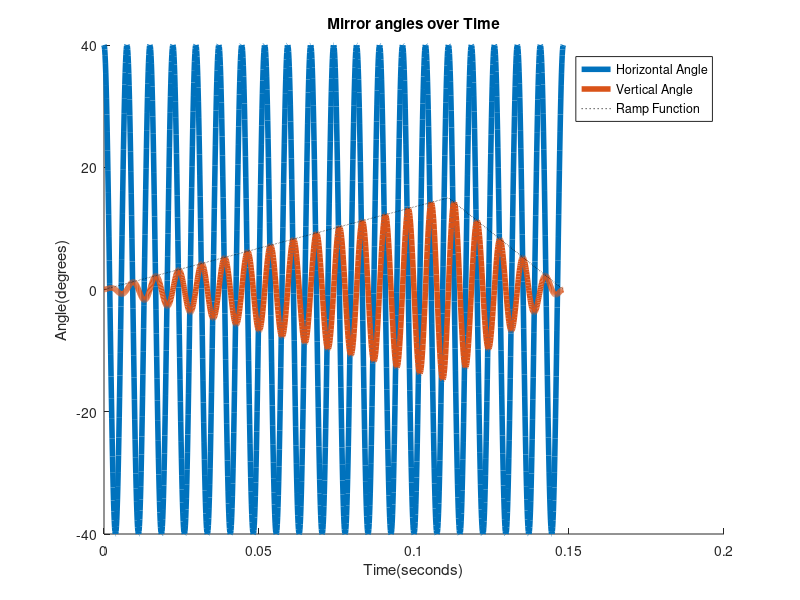
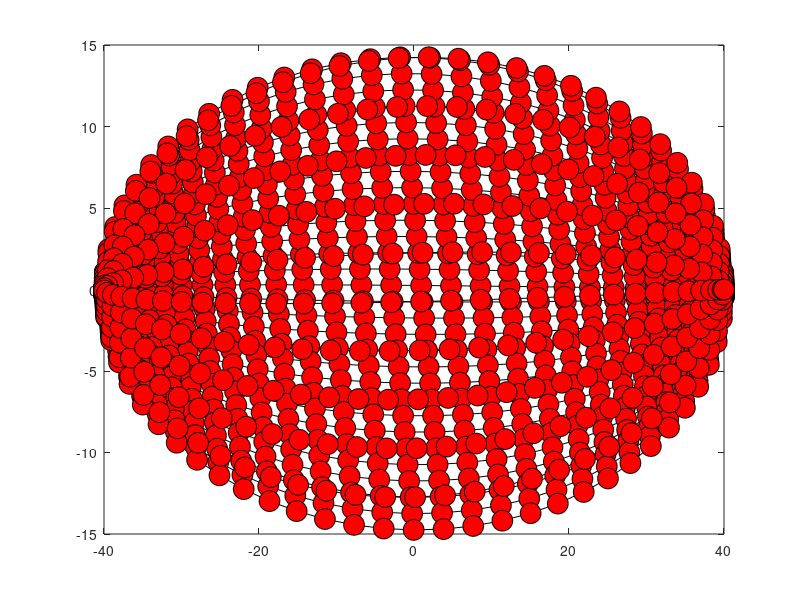

Source code (MATLAB) for these figures, in order: (Note: this script raises an error after producing the figures.)
clear; clc;
%%%%%%%%%%%%%%%%%%%%%%%%%%%%%%%%%%
% Variables that I think are set %
%%%%%%%%%%%%%%%%%%%%%%%%%%%%%%%%%%
natFreq = 270; % Hz
natT = 1/natFreq; % s, period
% This is the natural frequency or eigenfrequency for both of the mems
% mirrors.  It appears that the actual frequency of the mirrors are an
% integer multiple of the eigenfrequency






%%%%%%%%%%%%%%%%%%%%%%%%%%%%%%%%%%%
% Variables I know you can change %
%%%%%%%%%%%%%%%%%%%%%%%%%%%%%%%%%%%
thetaMaxH = 80; % Degrees - Max horizontal angle of the lidar 
thetaMaxV = 30; % Degrees - Max vertival angle of the lidat
% This angle is centered, so left/top and right/bottom extends 1/2 of max

scanLines = 40; % Horizontal scan lines, each horizontal period=> 2 scanlines
numPeriods = scanLines/2;

duration = 2; % Number of natural period per two scanlines, 
% Blickfeld documentation seems to define the 'frame time' as T.  Then it
% declares the duration of each period as x/natFreq, which sounds like
% saying the frame time = x/T, but I think this is just an unrelated T
freq = natFreq/duration;
omega = 2*pi*freq; % rad/s
T = 1/freq; % seconds - Horizontal Period 
frameTime = T * numPeriods; % seconds - Total time to collect frame

resolution = 1300;
t = linspace(0,frameTime,resolution); % Timescale for the plotting

%%%%%%%%%%%%%%%%%
% Ramp Function %
%%%%%%%%%%%%%%%%%
% This function determines the density of the horizontal scanlines over
% time.  According to the documentation it can change.  However, I am 
% uncertain ~how~ to change it.
flipPoint = 3/4; % Set 0-1
index = floor(flipPoint*resolution);
r = ones(1,resolution);
r(1:index) = 1/flipPoint * t(1:index)/frameTime; % 0-1 from 0-3/4 of frame time
r(index+1:end) = (1-1*t(index+1:end)/frameTime)/(1-t(index)/frameTime); % 1-0 from3/4-end of frame time
%%%%%%%%%%%%%%%%%%%%%%%
% The angle functions %
%%%%%%%%%%%%%%%%%%%%%%%

% Horizontal angle
thetaH = thetaMaxH/2 * cos(omega*t);
% Vertical angle
% The documentation defines the mirror phase difference as pi/4, then calls
% the two angle functions as sin,cos omega*t....so I think they really just
% meant the phase difference is pi/2!
thetaV = thetaMaxV/2 * sin(omega*t) .* r;

%% UPSHOT
% It seems like the ability to define different ramp functions would give
% us the opportunity to dynamically change the scan patternand thus
% theoretically get far denser scans of certain ROI. Perhapse in the future
% if humans are located (and denser point clouds are helpful) we can focus
% on them!
close all;
figure; hold on;
plot(t,thetaH,"DisplayName","Horizontal Angle","LineWidth",4);
plot(t,thetaV,"DisplayName",'Vertical Angle','LineWidth',4); 
plot(t,thetaMaxV/2*r,"DisplayName","Ramp Function",'LineStyle',':','Color','k')
legend(); title("Mirror angles over Time");xlabel("Time(seconds)");ylabel("Angle(degrees)");

figure;
p=plot(thetaH,thetaV,'k',"Marker","o","MarkerFaceColor","r","MarkerSize",15);
for i = 1:10:length(t)
  p.MarkerIndices = i;  
  %pause(0.05)
  %drawnow;
  exportgraphics(gca,"scanline_example.gif",append=true);
end
